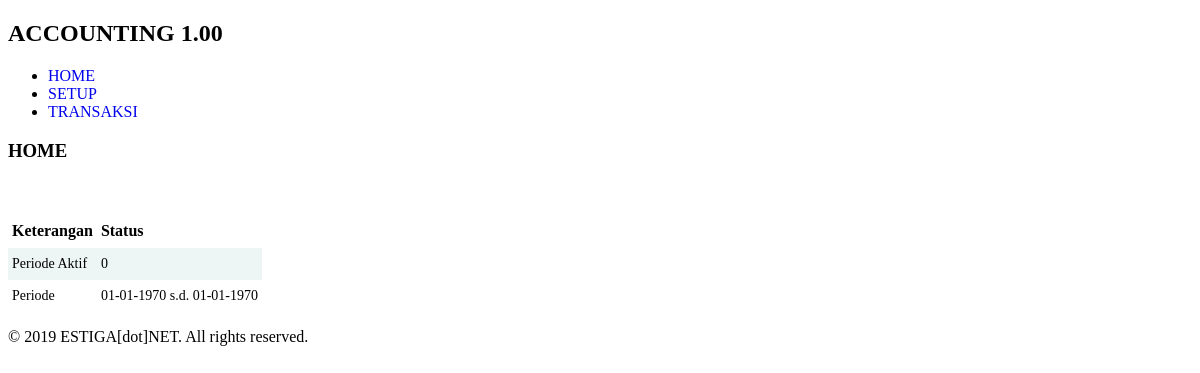
Before: / with the older database file.
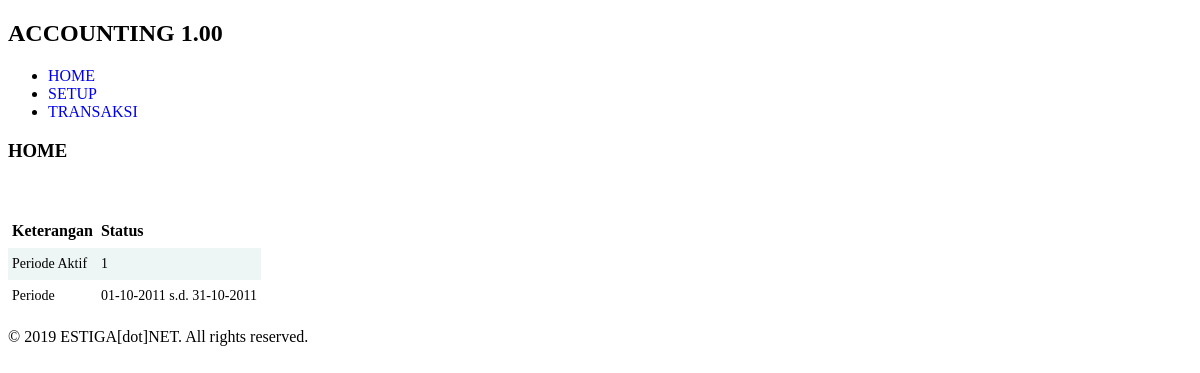
After: the same page with the newer database file.
### tables this page shows
CREATE TABLE `t005_periode` (
  `id` int(11) NOT NULL,
  `start` datetime DEFAULT NULL,
  `end` datetime DEFAULT NULL,
  `isaktif` bit(1) DEFAULT NULL,
  `user_id` int(11) DEFAULT NULL
);

### application/controllers/c001_home.php (called while the page is built, shortened)
<?php
class c001_home extends CI_Controller {
	public function __construct() {
		$this->load->model('c001_homem');
	}
	public function index() {
		$data['r'] = $this->c001_homem->ambil_data_semua()->row();
		$data['num_row'] = $this->c001_homem->ambil_data_num_row();
		$this->load->view('layout/header');
		$this->load->view('c001_homel', $data);
		$this->load->view('layout/footer');
	}
}

### index.php (called while the page is built, shortened)
<?php
require_once BASEPATH.'core/CodeIgniter.php';

### application/models/c001_homem.php (called while the page is built, shortened)
<?php
class c001_homem extends CI_Model {
	private $_table_periode = 't005_periode';
	public function ambil_data_semua() {
		return $this->db->get_where($this->_table_periode, ['isaktif' => 1]);
	}
}

### application/views/c001_homel.php (the view)
<h3>HOME</h3>
<p>&nbsp;</p>
<table class="paleBlueRows">
	<tr>
		<th>Keterangan</th>
		<th>Status</th>
	</tr>
	<tr>
		<td>Periode Aktif</td>
		<td><?php echo $num_row; ?></td>
	</tr>
	<tr>
		<td>Periode</td>
		<td><?php echo date('d-m-Y', strtotime($r->start)) . ' s.d. ' . date('d-m-Y', strtotime($r->end)); ?></td>
	</tr>
</table>

Changed rows visible on the page:
added t005_periode: start "01-10-2011", end "31-10-2011"
Other visible differences:
$num_row: "0" → "1"
date('d-m-Y', strtotime($r->start)): "01-01-1970" → (not shown)
date('d-m-Y', strtotime($r->end)): "01-01-1970" → (not shown)
